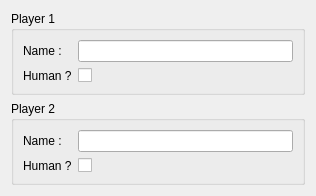
<?xml version="1.0" encoding="UTF-8"?>
<ui version="4.0">
 <class>PlayersConfig</class>
 <widget class="QWidget" name="PlayersConfig">
  <property name="geometry">
   <rect>
    <x>0</x>
    <y>0</y>
    <width>316</width>
    <height>135</height>
   </rect>
  </property>
  <property name="windowTitle">
   <string>PlayersConfig</string>
  </property>
  <layout class="QVBoxLayout" name="verticalLayout">
   <item>
    <widget class="QGroupBox" name="groupBox">
     <property name="sizePolicy">
      <sizepolicy hsizetype="Preferred" vsizetype="Preferred">
       <horstretch>0</horstretch>
       <verstretch>0</verstretch>
      </sizepolicy>
     </property>
     <property name="title">
      <string>Player 1</string>
     </property>
     <layout class="QGridLayout" name="gridLayout">
      <item row="0" column="0">
       <layout class="QFormLayout" name="formLayout_2">
        <item row="0" column="0">
         <widget class="QLabel" name="label">
          <property name="text">
           <string>Name :</string>
          </property>
         </widget>
        </item>
        <item row="1" column="1">
         <widget class="QCheckBox" name="checkBox">
          <property name="text">
           <string/>
          </property>
         </widget>
        </item>
        <item row="0" column="1">
         <widget class="QLineEdit" name="lineEdit">
          <property name="sizePolicy">
           <sizepolicy hsizetype="Minimum" vsizetype="Minimum">
            <horstretch>0</horstretch>
            <verstretch>0</verstretch>
           </sizepolicy>
          </property>
         </widget>
        </item>
        <item row="1" column="0">
         <widget class="QLabel" name="label_3">
          <property name="text">
           <string>Human ?</string>
          </property>
         </widget>
        </item>
       </layout>
      </item>
     </layout>
    </widget>
   </item>
   <item>
    <widget class="QGroupBox" name="groupBox_2">
     <property name="sizePolicy">
      <sizepolicy hsizetype="Preferred" vsizetype="Preferred">
       <horstretch>0</horstretch>
       <verstretch>0</verstretch>
      </sizepolicy>
     </property>
     <property name="title">
      <string>Player 2</string>
     </property>
     <layout class="QVBoxLayout" name="verticalLayout_2">
      <item>
       <layout class="QFormLayout" name="formLayout_3">
        <item row="0" column="0">
         <widget class="QLabel" name="label_2">
          <property name="text">
           <string>Name :</string>
          </property>
         </widget>
        </item>
        <item row="1" column="1">
         <widget class="QCheckBox" name="checkBox_2">
          <property name="text">
           <string/>
          </property>
         </widget>
        </item>
        <item row="1" column="0">
         <widget class="QLabel" name="label_4">
          <property name="text">
           <string>Human ?</string>
          </property>
         </widget>
        </item>
        <item row="0" column="1">
         <widget class="QLineEdit" name="lineEdit_2">
          <property name="sizePolicy">
           <sizepolicy hsizetype="Minimum" vsizetype="Minimum">
            <horstretch>0</horstretch>
            <verstretch>0</verstretch>
           </sizepolicy>
          </property>
         </widget>
        </item>
       </layout>
      </item>
     </layout>
    </widget>
   </item>
  </layout>
 </widget>
 <resources/>
 <connections/>
</ui>
